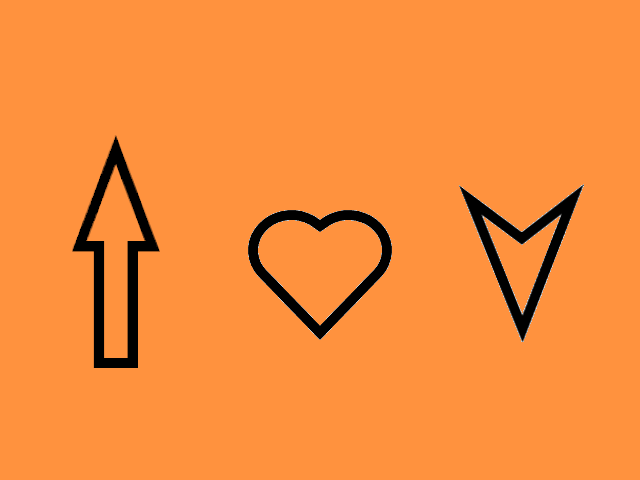
#> input picture 资源/实例代码/6.1.2  转动/stardust/I Love You.png, 640 x 480 px
$ python stardust.py
#> lines starting #> are read from the running program, lines starting #| are printed output that depends on the picture
#file      stardust.py
#author    凡尘(Kevin Brooks)
#version   1.0
#date      2020_08_04
#github    https://github.com/stardust-scitech/OpenCM
#copyright Copyright (C) 2018, Stardust Studio, All Rights Reserved
#license   http://www.apache.org/licenses/LICENSE-2.0

#导入cv2模块，定义别名为cv
import cv2 as cv

#定义旋转角度
z_rotate = 60

#加载图片
img = cv.imread("I Love You.png")
#> img is the input picture: shape (480, 640, 3); mean B, G, R 59.8, 140, 244.1
#获取图片信息
info = img.shape
#> info = (480, 640, 3)
#获取图片纵向长度
height = info[0]
#> height = 480
#获取图片横向长度
width = info[1]
#> width = 640
#获取图片通道数
mode = info[2]
#> mode = 3

#定义一个旋转矩阵
matRotate = cv.getRotationMatrix2D((height*0.5, width*0.5), z_rotate, 0.7)
#进行仿射变换，一个维度变换的结果为产生旋转效果
container = cv.warpAffine(img, matRotate, (height, width))
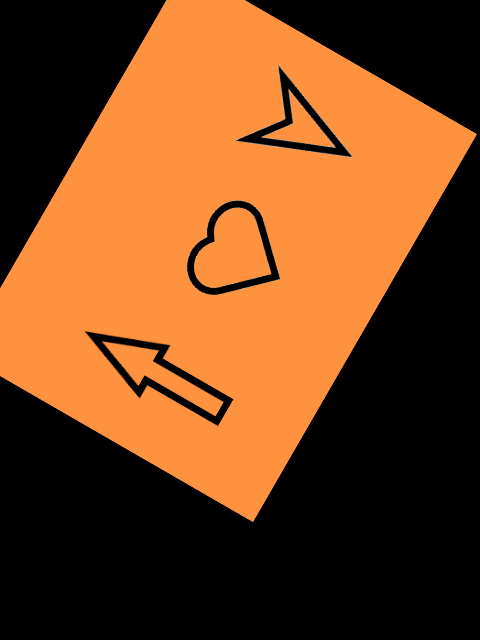
#> container: shape (640, 480, 3); mean B, G, R 28.7, 67.2, 117.1

#显示原图
cv.imshow("Original image", img)
#显示显示旋转后的图像
cv.imshow("Rotate image", container)
#等待按下任意按键继续运行下一条语句
cv.waitKey(0)
